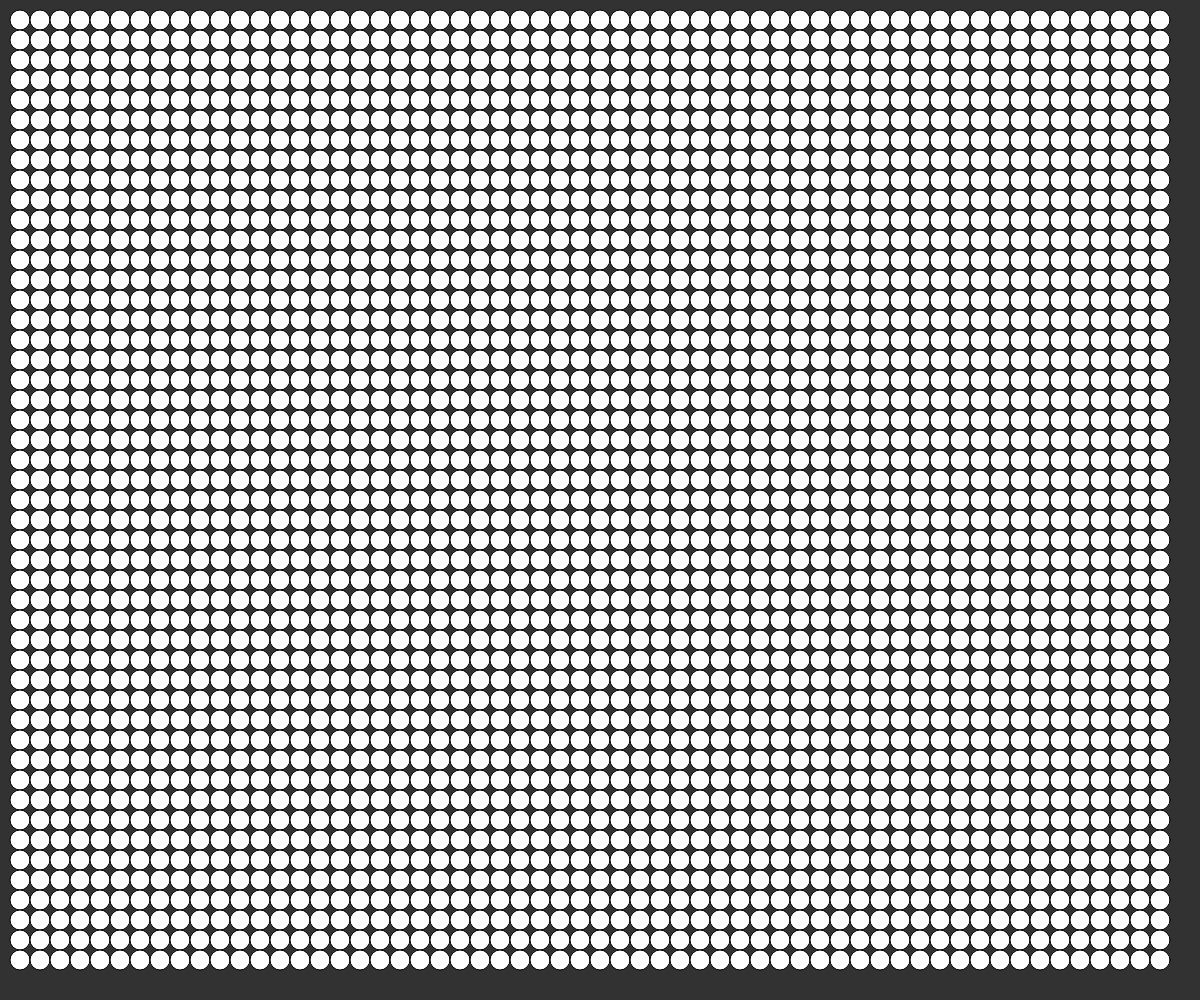
Frame 1 (no input)
Frame 60 (no input): identical to frame 1, image omitted
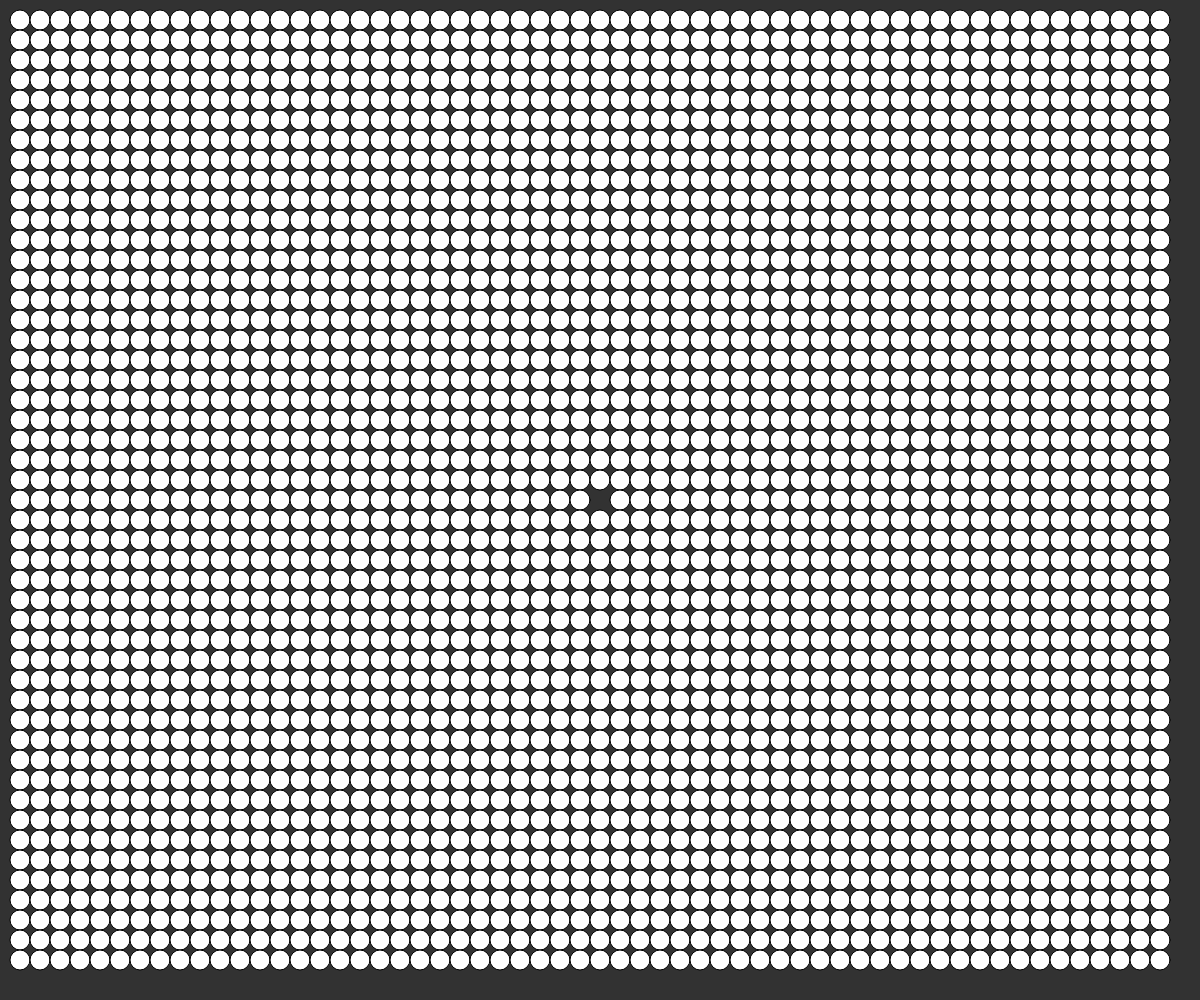
Frame 120 (the mouse pressed at the canvas centre since frame 60)

The p5.js sketch that drew these frames (run headless with seeded random() and noise() and a simulated clock; from frame 60 on, the mouse is pressed at the canvas centre):

// p5.js sketch
// ── sketch.js
// Nested Loops and Popping Bubbles
// Aamish
// October 3, 2025

//Globals
let bubbles = [];
let bubbleSize = 20;

function setup() {
  createCanvas(windowWidth, windowHeight);
  populateArray();
  
}

function draw() {
  background(50);
  showBubbles();
}

function populateArray(){
  //use a nested loop to generate x,y positions for all of our bubbles.
  for(x = bubbleSize; x < width - bubbleSize; x += bubbleSize){
    for(let y = bubbleSize; y < height - bubbleSize; y += bubbleSize){
      let b = {
        x: x,     y: y
      };
      bubbles.push(b);
    }
  }
}

function showBubbles(){
  //traverse the array, and display a bubble at each (x,y)
  for(let i = 0; i < bubbles.length; i++){
    let b = bubbles[i];
    circle(b.x, b.y, bubbleSize);
    
    //point-in-circle distance check(pop):
    if(dist(b.x, b.y, mouseX, mouseY) < bubbleSize/2){
      // to delete an item: use .splice()
      // .splice(pos, #ofItemsToDel, [replacement item])
      bubbles.splice(i, 1);
    }
  }
}













function drawWithGrid(){
  fill(130);
  for (let x = 30; x <= width - 30; x += 30){
    //x: 0, 30, 60
    for(let y = 30; y <= height - 30; y += 30){
      //y: 0, 30, 60
      circle(x,y,30);
    }
  }
}
